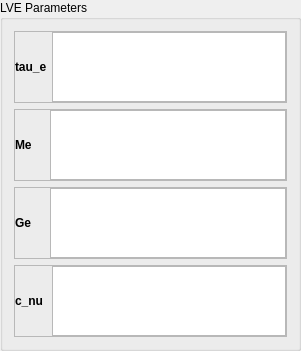
  <widget class="QGroupBox" name="groupBox">
   <property name="geometry">
    <rect>
     <x>10</x>
     <y>230</y>
     <width>301</width>
     <height>201</height>
    </rect>
   </property>
   <property name="title">
    <string>LVE Parameters</string>
   </property>
   <layout class="QVBoxLayout" name="verticalLayout_5">
    <item>
     <widget class="QFrame" name="frame_16">
      <property name="frameShape">
       <enum>QFrame::StyledPanel</enum>
      </property>
      <property name="frameShadow">
       <enum>QFrame::Raised</enum>
      </property>
      <layout class="QHBoxLayout" name="horizontalLayout_12">
       <property name="spacing">
        <number>5</number>
       </property>
       <property name="margin">
        <number>0</number>
       </property>
       <item>
        <widget class="QLabel" name="label_15">
         <property name="maximumSize">
          <size>
           <width>16777215</width>
           <height>16777215</height>
          </size>
         </property>
         <property name="font">
          <font>
           <weight>75</weight>
           <bold>true</bold>
          </font>
         </property>
         <property name="text">
          <string>tau_e</string>
         </property>
        </widget>
       </item>
       <item>
        <widget class="QTextEdit" name="textEdit_11">
         <property name="readOnly">
          <bool>true</bool>
         </property>
        </widget>
       </item>
      </layout>
     </widget>
    </item>
    <item>
     <widget class="QFrame" name="frame_17">
      <property name="frameShape">
       <enum>QFrame::StyledPanel</enum>
      </property>
      <property name="frameShadow">
       <enum>QFrame::Raised</enum>
      </property>
      <layout class="QHBoxLayout" name="horizontalLayout_13">
       <property name="spacing">
        <number>5</number>
       </property>
       <property name="margin">
        <number>0</number>
       </property>
       <item>
        <widget class="QLabel" name="label_16">
         <property name="maximumSize">
          <size>
           <width>16777215</width>
           <height>16777215</height>
          </size>
         </property>
         <property name="font">
          <font>
           <weight>75</weight>
           <bold>true</bold>
          </font>
         </property>
         <property name="text">
          <string>Me    </string>
         </property>
        </widget>
       </item>
       <item>
        <widget class="QTextEdit" name="textEdit_12">
         <property name="readOnly">
          <bool>true</bool>
         </property>
        </widget>
       </item>
      </layout>
     </widget>
    </item>
    <item>
     <widget class="QFrame" name="frame_19">
      <property name="frameShape">
       <enum>QFrame::StyledPanel</enum>
      </property>
      <property name="frameShadow">
       <enum>QFrame::Raised</enum>
      </property>
      <layout class="QHBoxLayout" name="horizontalLayout_15">
       <property name="spacing">
        <number>5</number>
       </property>
       <property name="margin">
        <number>0</number>
       </property>
       <item>
        <widget class="QLabel" name="label_18">
         <property name="maximumSize">
          <size>
           <width>16777215</width>
           <height>16777215</height>
          </size>
         </property>
         <property name="font">
          <font>
           <weight>75</weight>
           <bold>true</bold>
          </font>
         </property>
         <property name="text">
          <string>Ge    </string>
         </property>
        </widget>
       </item>
       <item>
        <widget class="QTextEdit" name="textEdit_14">
         <property name="readOnly">
          <bool>true</bool>
         </property>
        </widget>
       </item>
      </layout>
     </widget>
    </item>
    <item>
     <widget class="QFrame" name="frame_18">
      <property name="frameShape">
       <enum>QFrame::StyledPanel</enum>
      </property>
      <property name="frameShadow">
       <enum>QFrame::Raised</enum>
      </property>
      <layout class="QHBoxLayout" name="horizontalLayout_14">
       <property name="spacing">
        <number>5</number>
       </property>
       <property name="margin">
        <number>0</number>
       </property>
       <item>
        <widget class="QLabel" name="label_17">
         <property name="maximumSize">
          <size>
           <width>16777215</width>
           <height>16777215</height>
          </size>
         </property>
         <property name="font">
          <font>
           <weight>75</weight>
           <bold>true</bold>
          </font>
         </property>
         <property name="text">
          <string>c_nu </string>
         </property>
        </widget>
       </item>
       <item>
        <widget class="QTextEdit" name="textEdit_13">
         <property name="readOnly">
          <bool>true</bool>
         </property>
        </widget>
       </item>
      </layout>
     </widget>
    </item>
   </layout>
  </widget>
